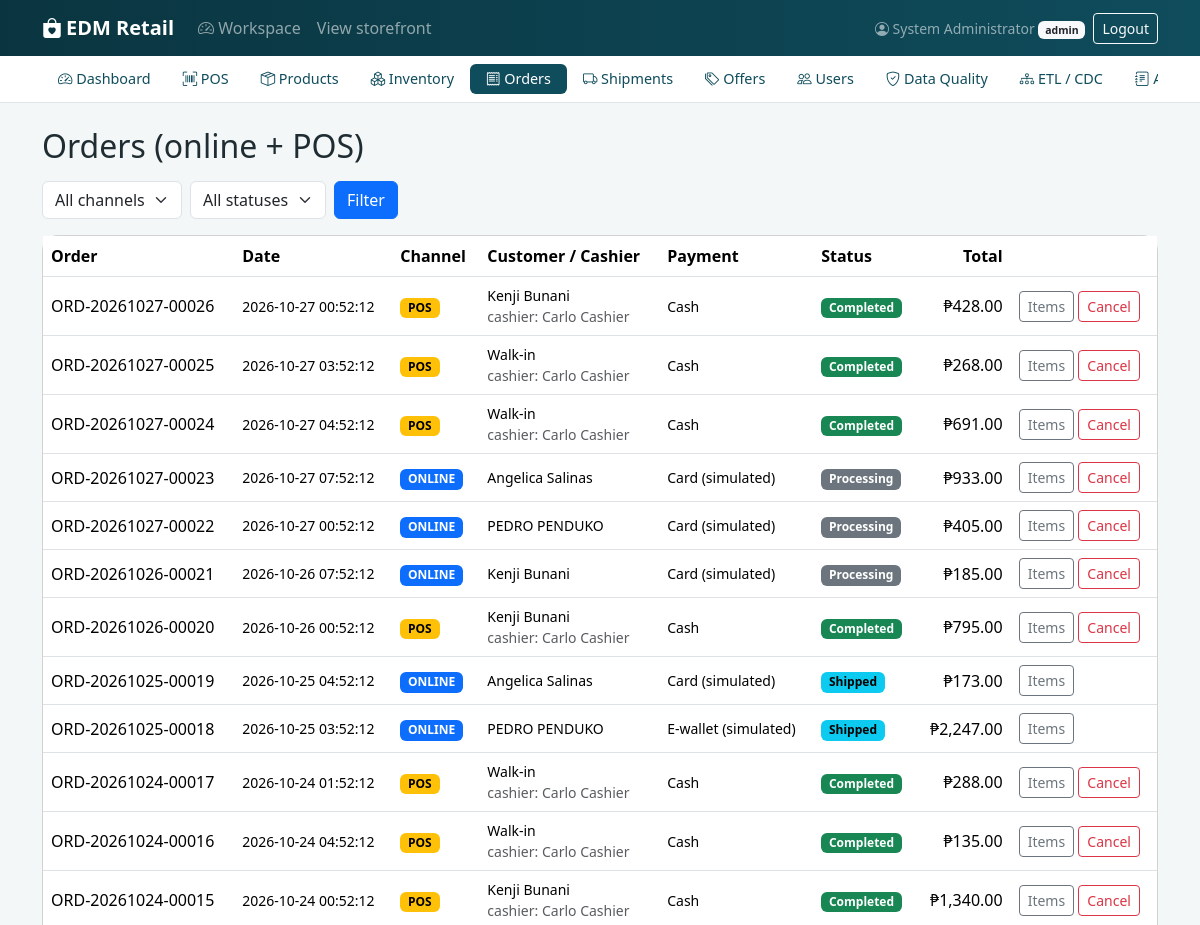
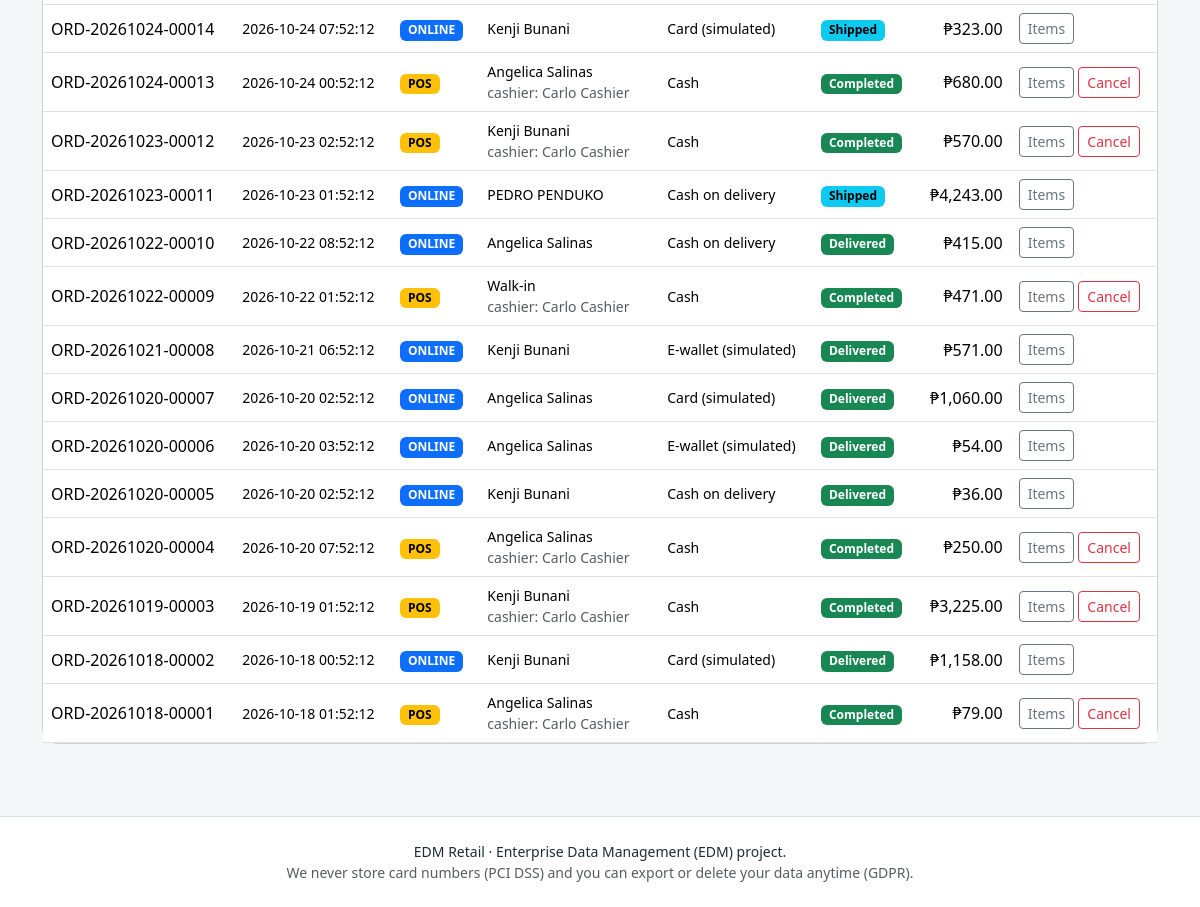
The app's page /admin/orders.php (signed in) with its own data (2 pictures, top to bottom).
### tables this page shows
CREATE TABLE orders (
  id               INT AUTO_INCREMENT PRIMARY KEY,
  order_no         VARCHAR(30) NOT NULL UNIQUE,
  channel          ENUM('online','pos') NOT NULL,
  customer_id      INT NULL,                   
  cashier_id       INT NULL,                   
  status           ENUM('processing','shipped','delivered','completed','cancelled') NOT NULL,
  subtotal         DECIMAL(12,2) NOT NULL,
  discount         DECIMAL(12,2) NOT NULL DEFAULT 0,
  total            DECIMAL(12,2) NOT NULL,
  payment_method   ENUM('cash','cod','gcash_sim','card_sim') NOT NULL,
  shipping_address VARCHAR(255) NULL,
  created_at       DATETIME NOT NULL DEFAULT CURRENT_TIMESTAMP,
  FOREIGN KEY (customer_id) REFERENCES customers(id),
  FOREIGN KEY (cashier_id)  REFERENCES users(id),
  INDEX idx_orders_created (created_at),
  INDEX idx_orders_channel (channel)
);

CREATE TABLE users (
  id            INT AUTO_INCREMENT PRIMARY KEY,
  name          VARCHAR(100) NOT NULL,
  email         VARCHAR(150) NOT NULL UNIQUE,
  password_hash VARCHAR(255) NOT NULL,
  role          ENUM('admin','manager','cashier','logistics','customer') NOT NULL DEFAULT 'customer',
  is_active     TINYINT(1) NOT NULL DEFAULT 1,
  created_at    TIMESTAMP NOT NULL DEFAULT CURRENT_TIMESTAMP,
  deleted_at    DATETIME NULL
);

### admin/orders.php (the view, shortened to what this page needs)
<?php
$pdo = db();
$ch = $_GET['channel'] ?? ''; $stt = $_GET['status'] ?? '';
$sql = 'SELECT o.*, u.name cname, cu.name cashier FROM orders o LEFT JOIN customers c ON c.id=o.customer_id LEFT JOIN users u ON u.id=c.user_id LEFT JOIN users cu ON cu.id=o.cashier_id WHERE 1=1';
$args = [];
$st = $pdo->prepare($sql . ' ORDER BY o.id DESC LIMIT 100'); $st->execute($args); $orders = $st->fetchAll();
require __DIR__ . '/../includes/header.php';
require __DIR__ . '/../includes/staff_nav.php';
?>
<div class="container py-4">
  <h2 class="mb-3">Orders (online + POS)</h2>
  <form class="row g-2 mb-3" method="get">
    <div class="col-auto"><select name="channel" class="form-select"><option value="">All channels</option></select></div>
    <div class="col-auto"><select name="status" class="form-select"><option value="">All statuses</option>
      <?php foreach (['processing', 'shipped', 'delivered', 'completed', 'cancelled'] as $s): ?><option <?= $stt === $s ? 'selected' : '' ?>><?= $s ?></option><?php endforeach; ?></select></div>
    <div class="col-auto"><button class="btn btn-primary">Filter</button></div>
  </form>
  <div class="card"><div class="table-responsive"><table class="table table-hover mb-0">
    <thead><tr><th>Order</th><th>Date</th><th>Channel</th><th>Customer / Cashier</th><th>Payment</th><th>Status</th><th class="text-end">Total</th><th></th></tr></thead><tbody>
    <?php foreach ($orders as $o): ?><tr><td><?= e($o['order_no']) ?></td><td class="small"><?= e($o['created_at']) ?></td>
      <td><span class="badge text-bg-<?= $o['channel'] === 'pos' ? 'warning' : 'primary' ?>"><?= e(strtoupper($o['channel'])) ?></span></td>
      <td class="small"><?= e($o['cname'] ?? 'Walk-in') ?><?= $o['cashier'] ? '<br><span class="text-muted">cashier: ' . e($o['cashier']) . '</span>' : '' ?></td>
      <td class="small"><?= e(pay_label($o['payment_method'])) ?></td><td><?= order_badge($o['status']) ?></td><td class="text-end"><?= money($o['total']) ?></td>
      <td class="text-nowrap"><a class="btn btn-sm btn-outline-secondary" href="?id=<?= (int)$o['id'] ?>">Items</a>
        <?php if (in_array($o['status'], ['processing', 'completed'], true)): ?>
        <form method="post" class="d-inline" data-confirm="Cancel this order and return stock?"><button class="btn btn-sm btn-outline-danger">Cancel</button></form><?php endif; ?></td></tr><?php endforeach; ?>
    </tbody></table></div></div>
</div>
<?php require __DIR__ . '/../includes/footer.php'; ?>

### includes/functions.php (shortened to what this page needs)
<?php
function e($v): string { return htmlspecialchars((string)$v, ENT_QUOTES, 'UTF-8'); }
function money($n): string { return CURRENCY . number_format((float)$n, 2); }
function order_badge(string $s): string
{
    $c = ['processing' => 'secondary', 'shipped' => 'info', 'delivered' => 'success', 'completed' => 'success', 'cancelled' => 'danger'][$s] ?? 'secondary';
    return '<span class="badge text-bg-' . $c . '">' . e(ucfirst($s)) . '</span>';
}
function pay_label(string $m): string
{
    return ['cash' => 'Cash', 'cod' => 'Cash on delivery', 'gcash_sim' => 'E-wallet (simulated)', 'card_sim' => 'Card (simulated)'][$m] ?? $m;
}

### assets/css/style.css (style rules this page uses)
:root { --brand:#0f4c5c; --brand-dark:#0a3540; --accent:#f4a261; --soft:#f4f7f8; }
body { background: var(--soft); color:#1f2d33; }
.card { border-radius:1rem; }
.table > :not(caption) > * > * { vertical-align: middle; }

### records on screen
orders: order_no "ORD-20261027-00026", created_at "2026-10-27 00:52:12", channel "POS", users.name "Kenji Bunani", cashier.name "Carlo Cashier", payment_method "Cash", status "Completed", total "₱428.00"
orders: order_no "ORD-20261027-00025", created_at "2026-10-27 03:52:12", channel "POS", cname "Walk-in", cashier.name "Carlo Cashier", payment_method "Cash", status "Completed", total "₱268.00"
orders: order_no "ORD-20261027-00024", created_at "2026-10-27 04:52:12", channel "POS", cname "Walk-in", cashier.name "Carlo Cashier", payment_method "Cash", status "Completed", total "₱691.00"
orders: order_no "ORD-20261027-00023", created_at "2026-10-27 07:52:12", channel "ONLINE", users.name "Angelica Salinas", payment_method "Card (simulated)", status "Processing", total "₱933.00"
orders: order_no "ORD-20261027-00022", created_at "2026-10-27 00:52:12", channel "ONLINE", users.name "PEDRO PENDUKO", payment_method "Card (simulated)", status "Processing", total "₱405.00"
orders: order_no "ORD-20261026-00021", created_at "2026-10-26 07:52:12", channel "ONLINE", users.name "Kenji Bunani", payment_method "Card (simulated)", status "Processing", total "₱185.00"
orders: order_no "ORD-20261026-00020", created_at "2026-10-26 00:52:12", channel "POS", users.name "Kenji Bunani", cashier.name "Carlo Cashier", payment_method "Cash", status "Completed", total "₱795.00"
orders: order_no "ORD-20261025-00019", created_at "2026-10-25 04:52:12", channel "ONLINE", users.name "Angelica Salinas", payment_method "Card (simulated)", status "Shipped", total "₱173.00"
orders: order_no "ORD-20261025-00018", created_at "2026-10-25 03:52:12", channel "ONLINE", users.name "PEDRO PENDUKO", payment_method "E-wallet (simulated)", status "Shipped", total "₱2,247.00"
orders: order_no "ORD-20261024-00017", created_at "2026-10-24 01:52:12", channel "POS", cname "Walk-in", cashier.name "Carlo Cashier", payment_method "Cash", status "Completed", total "₱288.00"
orders: order_no "ORD-20261024-00016", created_at "2026-10-24 04:52:12", channel "POS", cname "Walk-in", cashier.name "Carlo Cashier", payment_method "Cash", status "Completed", total "₱135.00"
orders: order_no "ORD-20261024-00015", created_at "2026-10-24 00:52:12", channel "POS", users.name "Kenji Bunani", cashier.name "Carlo Cashier", payment_method "Cash", status "Completed", total "₱1,340.00"
orders: order_no "ORD-20261024-00014", created_at "2026-10-24 07:52:12", channel "ONLINE", users.name "Kenji Bunani", payment_method "Card (simulated)", status "Shipped", total "₱323.00"
orders: order_no "ORD-20261024-00013", created_at "2026-10-24 00:52:12", channel "POS", users.name "Angelica Salinas", cashier.name "Carlo Cashier", payment_method "Cash", status "Completed", total "₱680.00"
orders: order_no "ORD-20261023-00012", created_at "2026-10-23 02:52:12", channel "POS", users.name "Kenji Bunani", cashier.name "Carlo Cashier", payment_method "Cash", status "Completed", total "₱570.00"
orders: order_no "ORD-20261023-00011", created_at "2026-10-23 01:52:12", channel "ONLINE", users.name "PEDRO PENDUKO", payment_method "Cash on delivery", status "Shipped", total "₱4,243.00"
orders: order_no "ORD-20261022-00010", created_at "2026-10-22 08:52:12", channel "ONLINE", users.name "Angelica Salinas", payment_method "Cash on delivery", status "Delivered", total "₱415.00"
orders: order_no "ORD-20261022-00009", created_at "2026-10-22 01:52:12", channel "POS", cname "Walk-in", cashier.name "Carlo Cashier", payment_method "Cash", status "Completed", total "₱471.00"
orders: order_no "ORD-20261021-00008", created_at "2026-10-21 06:52:12", channel "ONLINE", users.name "Kenji Bunani", payment_method "E-wallet (simulated)", status "Delivered", total "₱571.00"
orders: order_no "ORD-20261020-00007", created_at "2026-10-20 02:52:12", channel "ONLINE", users.name "Angelica Salinas", payment_method "Card (simulated)", status "Delivered", total "₱1,060.00"
orders: order_no "ORD-20261020-00006", created_at "2026-10-20 03:52:12", channel "ONLINE", users.name "Angelica Salinas", payment_method "E-wallet (simulated)", status "Delivered", total "₱54.00"
orders: order_no "ORD-20261020-00005", created_at "2026-10-20 02:52:12", channel "ONLINE", users.name "Kenji Bunani", payment_method "Cash on delivery", status "Delivered", total "₱36.00"
orders: order_no "ORD-20261020-00004", created_at "2026-10-20 07:52:12", channel "POS", users.name "Angelica Salinas", cashier.name "Carlo Cashier", payment_method "Cash", status "Completed", total "₱250.00"
orders: order_no "ORD-20261019-00003", created_at "2026-10-19 01:52:12", channel "POS", users.name "Kenji Bunani", cashier.name "Carlo Cashier", payment_method "Cash", status "Completed", total "₱3,225.00"
orders: order_no "ORD-20261018-00002", created_at "2026-10-18 00:52:12", channel "ONLINE", users.name "Kenji Bunani", payment_method "Card (simulated)", status "Delivered", total "₱1,158.00"
orders: order_no "ORD-20261018-00001", created_at "2026-10-18 01:52:12", channel "POS", users.name "Angelica Salinas", cashier.name "Carlo Cashier", payment_method "Cash", status "Completed", total "₱79.00"

### other values on screen
APP_NAME "EDM Retail"
$u['name'] "System Administrator"
$u['role'] "admin"
$label "Dashboard"
$label "POS"
$label "Products"
$label "Inventory"
$label "Orders"
$label "Shipments"
$label "Offers"
$label "Users"
$label "Data Quality"
$label "ETL / CDC"
